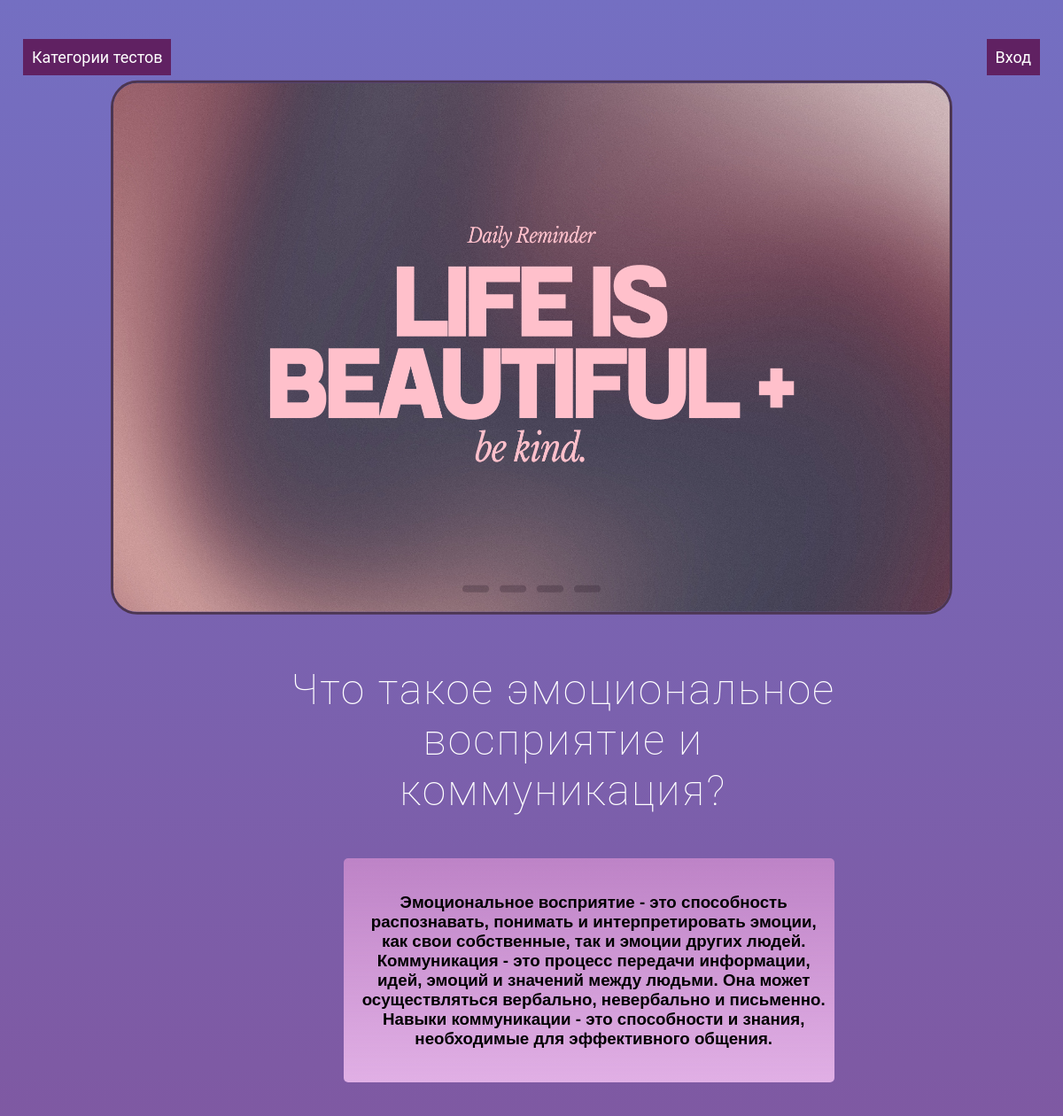
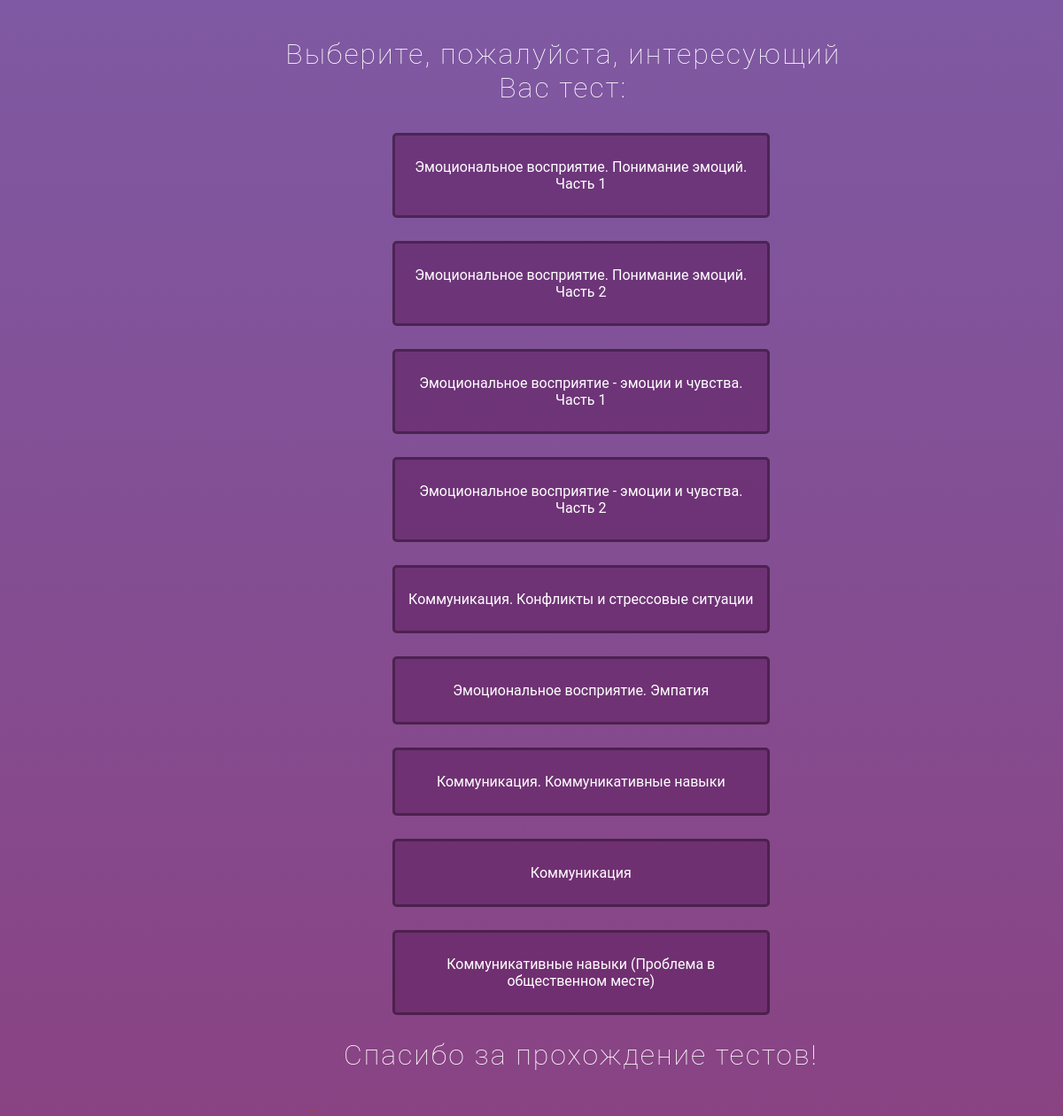
Page /areyoudevelop on the committed database (2 pictures, top to bottom).
### developquiz/models.py (models this page shows)
class Quiz(models.Model):
    title = models.CharField(max_length=225)
    is_ready_to_publish = models.BooleanField(default=False)
    def __str__(self) -> str:
        return self.title
    class Meta:
        verbose_name_plural = "quizzes"

### developquiz/views.py (the view)
# urls.py: urlpatterns = [path("", views.index, name="index"),
def index(request):
    quizzes = Quiz.objects.filter(is_ready_to_publish=True)
    context = {"quizzes": quizzes}
    return render(request, "index.html", context=context)

### developquiz/templates/index.html (shortened to what this page needs)
{% extends "base.html" %}
{% load static %}
{% block head %}
    <link rel="stylesheet" href="{% static 'developquiz/css/slider.css' %}"/>
{% endblock %}
{% block content %}
    <div class="slider middle">
        <div class="slides">
            <div class="slide s1"><img src={% static 'developquiz/img/7.jpg' %} alt=""></div>
            <div class="slide"><img src={% static 'developquiz/img/8.jpg' %} alt=""></div>
        </div>
        <div class="navigation">
            <label for="r1" class="bar"></label>
            <label for="r2" class="bar"></label>
            <label for="r3" class="bar"></label>
            <label for="r4" class="bar"></label>
        </div>
    </div>
    <div class="parent-div">
    <div class="centered-div">
        <h1>Что такое эмоциональное восприятие и коммуникация?</h1>
        <div class="termin">
        <h3>Эмоциональное восприятие - это способность распознавать, понимать и интерпретировать эмоции, как свои собственные, так и эмоции других людей.<br> Коммуникация - это процесс передачи информации, идей, эмоций и значений между людьми. Она может осуществляться вербально, невербально и письменно. Навыки коммуникации - это способности и знания, необходимые для эффективного общения. </h3>
        </div>
        <h2>Выберите, пожалуйста, интересующий Вас тест:</h2>
        <ul>
            {% for quiz in quizzes %}
                <div class="quiz-container">
                    <a href={% url 'quiz_detail' quiz.id %} class="quiz-link">
                        <div class="text-container">
                            <p>{{ quiz }}</p>
                        </div>
                    </a>
                </div>
            {% endfor %}
            <h2>Спаcибо за прохождение тестов!</h2>
            <h4>...</h4>
        </ul>
    </div>
{% endblock %}

### templates/base.html (shortened to what this page needs)
{% load static %}
<!DOCTYPE html>
<html lang="en">
<head>
    <link rel="stylesheet" href="{% static 'developquiz/css/styles.css' %}"/>
    {% block head %}
    {% endblock %}
</head>
<body>
<nav>
    <div class="nav-left">
        <a href="{% url 'index' %}">Категории тестов</a>
    </div>
    <div class="nav-right">
        {% if user.is_authenticated %}
            <form method="post" action="{% url 'logout' %}">
                {% csrf_token %}
                <button method="submit">
                    Выход
                </button>
            </form>
        {% else %}
            <a href="{% url 'login' %}">Вход</a>
        {% endif %}
    </div>
</nav>
{% block content %} {% endblock %}
</body>
</html>

### developquiz/static/developquiz/css/styles.css (style rules this page uses)
:root { --font-color: rgb(0, 0, 0); }
body, html { background: #894383; background: -webkit-linear-gradient(to top, #894383, #746fc2); background: -moz-linear-gradient(to top, #894383, #746fc2); background: -o-linear-gradient(to top, #894383, #746fc2); background: linear-gradient(to top, #894383, #746fc2); background-size: cover; background-attachment: fixed; font-family: 'Roboto', sans-serif; }
.parent-div { color: rgb(0, 0, 0); display: flex; padding: 10px 10px 15px 300px; }
.centered-div { color: rgb(0, 0, 0); align-items: center; margin-top: 1rem; width: 75%; height: 10vh; }
nav { display: flex; justify-content: space-between; padding-bottom: 3rem; font-size: large; padding-top: 1rem; padding: 1em; }
h1 { font-size: 3em; text-align: center; color: #fff; font-weight: 100; margin:0px auto 0px auto; letter-spacing: 2px; font-family: 'Roboto', sans-serif; margin-bottom: 1em; }
h2 { font-size: 2em; text-align: center; color: #fff; font-weight: 100; margin:0px auto 0px auto; letter-spacing: 2px; font-family: 'Roboto', sans-serif; margin-bottom: 1em; }
h4 { color: #a34242; font-family: Georgia, serif; }
.termin { display: block; align-items: center; justify-content: space-between; text-align: center; background-color: #d057b28e; border-radius: 5px; text-decoration: none; color: black; width: 80%; padding: 20px 10px 20px 20px; margin-left: 5rem; background: linear-gradient(180deg,#f2a1de8e, #ecbff0, #f5c5e98e, #8f4ff4); background-size: 400% 400%; animation: gradient 10s ease infinite; margin-bottom: 5rem; font-family: sans-serif; }
a { text-decoration: none; display: inline-block; background-color: #602162; color: white; padding: 10px 10px; margin: 1em 0; }
.quiz-container { display: flex; align-items: center; margin: 10px; }
.quiz-link { display: flex; align-items: center; justify-content: space-between; width: 200px; padding: 10px; background-color: #60216296; border-radius: 5px; text-decoration: none; color: rgb(255, 255, 255); width: 400px; border: 3px rgba(11, 7, 14, 0.347) solid; margin:0px auto 0px auto; margin-bottom: 1em; text-align: center; }
.text-container { flex: 1; }

### developquiz/static/developquiz/css/slider.css (style rules this page uses)
.slider { width: 944px; height: 597px; overflow: hidden; border: 3px rgb(76, 54, 81) solid; border-radius: 30px; }
.middle { top: -32.5%; left: 70%; transform: translate(0%, -5%); border-radius: 30px; margin: 0px auto 0px auto; display: block }
.navigation { position: absolute; bottom: 16px; left: 50%; transform: translateX(-50%); display: flex; }
.bar { height: 8px; width: 30px; margin: 6px; cursor: pointer; background-color: #261a2885; opacity: .5; border-radius: 10px; transition: all .4s ease; }
.slides { width: 400%; height: 100%; display: flex; border-radius: 30px; }
.slide { width: 25%; transition: all .2s ease; }
.slide img { width: 100%; height: 100%; }
#r1:checked ~ .s1 { margin-left: 0; }

### rows in the picture
Quiz: title "Эмоциональное восприятие. Понимание эмоций. Часть 1"
Quiz: title "Эмоциональное восприятие. Понимание эмоций. Часть 2"
Quiz: title "Эмоциональное восприятие - эмоции и чувства. Часть 1"
Quiz: title "Эмоциональное восприятие - эмоции и чувства. Часть 2"
Quiz: title "Коммуникация. Конфликты и стрессовые ситуации"
Quiz: title "Эмоциональное восприятие. Эмпатия"
Quiz: title "Коммуникация. Коммуникативные навыки"
Quiz: title "Коммуникация"
Quiz: title "Коммуникативные навыки (Проблема в общественном месте)"
